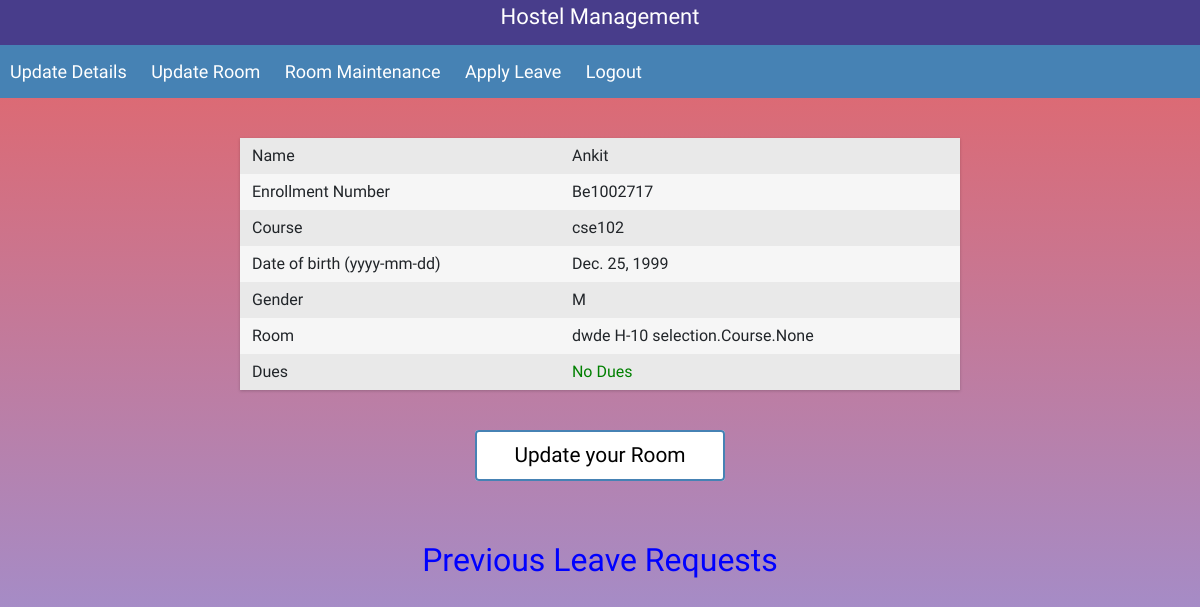
The app's page /student_profile/ (signed in), older data.
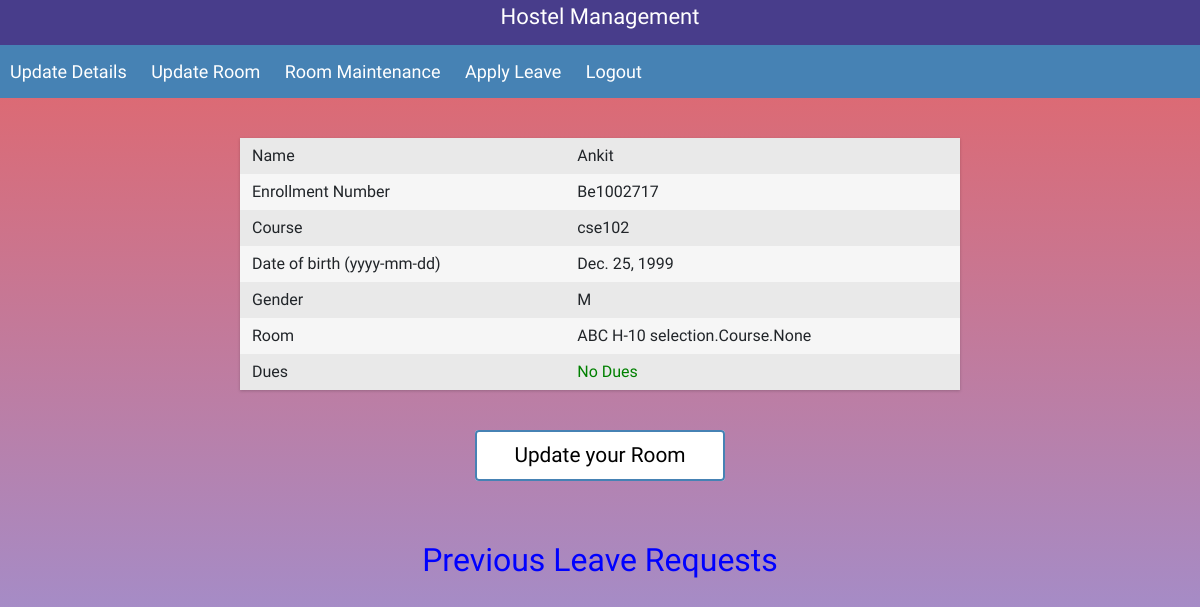
The same page, newer data.
### selection/models.py (models this page shows, shortened)
class Student(models.Model):
    user = models.OneToOneField(
        User,
        default=None,
        null=True,
        on_delete=models.CASCADE)
    gender_choices = [('N','None'),('M', 'Male'), ('F', 'Female')]
    student_name = models.CharField(max_length=200, null=True)
    father_name = models.CharField(max_length=200, null=True)
    enrollment_no = models.CharField(max_length=10, unique=True, null=True)
    course = models.ForeignKey(
        'Course',
        null=True,
        default=None,
        on_delete=models.CASCADE)
    dob = models.DateField(
        max_length=10,
        help_text="format : YYYY-MM-DD",
        null=True)
    gender = models.CharField(
        choices=gender_choices,
        max_length=1,
        default='N',null=True)
    room = models.OneToOneField(
        'Room',
        blank=True,
        on_delete= models.SET_NULL,
        null=True)
    room_allotted = models.BooleanField(default=False)
    no_dues = models.BooleanField(default=True)

class Room(models.Model):
    room_choice = [('S', 'Single Occupancy'), ('D', 'Double Occupancy'), ('P', 'Reserved for Research Scholars'),('B', 'Both Single and Double Occupancy')]
    no = models.CharField(max_length=5)
    name = models.CharField(max_length=10)
    room_type = models.CharField(choices=room_choice, max_length=1, default=None)
    vacant = models.BooleanField(default=False)
    hostel = models.ForeignKey('Hostel', on_delete=models.CASCADE)
    repair = models.CharField(max_length=100, blank=True)
    def __str__(self):
        return '%s %s' %(self.name, self.hostel)

class Hostel(models.Model):
    name = models.CharField(max_length=5)
    gender_choices = [('M', 'Male'), ('F', 'Female')]
    gender = models.CharField(
        choices=gender_choices,
        max_length=1,
        default=None,
        null=True)
    course = models.ManyToManyField('Course', default=None, blank=True)
    caretaker = models.CharField(max_length=100, blank=True)
    def __str__(self):
        return '%s %s' %(self.name, self.course)

class Course(models.Model):
    code = models.CharField(max_length=100, default=None)
    room_choice = [('S', 'Single Occupancy'), ('D', 'Double Occupancy'), ('P', 'Reserved for Research Scholars'), ('B', 'Both Single and Double Occupancy')]
    room_type = models.CharField(choices=room_choice, max_length=1, default='D')

### selection/views.py (the view)
# urls.py: path('student_profile/', views.student_profile, name='student_profile'),
def student_profile(request):
    user = request.user
    if user is not None:
        if user.is_warden:
            return HttpResponse('Invalid Login')
        if user.is_active:
            login(request, user)
            student = request.user.student
            leaves = Leave.objects.filter(student=request.user.student)
            return render(request, 'profile.html', {'student': student, 'leaves': leaves})
        else:
            return HttpResponse('Disabled account')
    else:
        return HttpResponse('Invalid Login')

### selection/templates/profile.html (shortened to what this page needs)
{% extends 'base.html' %}
{% block content %}
    <div class="wrapper">
        <div class="table">
            <div class="row">
                <div class="cell">
                    Name
                </div>
                <div class="cell">
                    {{ student.student_name }}
                </div>
            </div>
            <div class="row">
                <div class="cell">
                    Enrollment Number
                </div>
                <div class="cell">
                    {{ student.enrollment_no }}
                </div>
            </div>
            <div class="row">
                <div class="cell">
                    Course
                </div>
                <div class="cell">
                    {{ student.course.code }}
                </div>
            </div>
            <div class="row">
                <div class="cell">
                    Date of birth (yyyy-mm-dd)
                </div>
                <div class="cell">
                    {{ student.dob }}
                </div>
            </div>
            <div class="row">
                <div class="cell">
                    Gender
                </div>
                <div class="cell">
                    {{ student.gender }}
                </div>
            </div>
            <div class="row">
                <div class="cell">
                    Room
                </div>
                <div class="cell">
                    {% if student.room_allotted %} {{ student.room }}
                    {% else %} Not Allotted
                    {% endif %}
                </div>
            </div>
            <div class="row">
                <div class="cell">
                    Dues
                </div>
                <div class="cell">
                    {% if student.no_dues %} <div style="color: green">No Dues</div>
                    {% else %} <div style="color: red">Unpaid Dues</div>
                    {% endif %}
                </div>
            </div>
        </div>
        {% if student.room_allotted %}
            <a class="button-custom" href="{% url 'select' %}">
           Update your Room
        </a>
        {% else %}
        <a class="button-custom" href="{% url 'select' %}">
            Select a Room
        </a>
        {% endif %}
    </div>
    <h2 style = "text-align: center; color: blue ;" > Previous Leave Requests</h2>
{% endblock content %}
{% block more_links %}
    <a href="{% url 'edit' %}">
            Update Details
        </a>
         {% if student.room_allotted %}
        <a href="{% url 'select' %}">
            Update Room
        </a>
        {% else %}
        <a href="{% url 'select' %}">
            Select a Room
        </a>
        {% endif %}
        <a href="{% url 'repair' %}">
            Room Maintenance
        </a>
        <a href="{% url 'leave_status' %}">
            Apply Leave
        </a>
        <a href="{% url 'logout' %}">
            Logout
        </a>
{% endblock more_links %}

Row changes from the older to the newer data that the page shows:
changed Student "Ankit": room "dwde H-10 selection.Course.None" → "ABC H-10 selection.Course.None"
